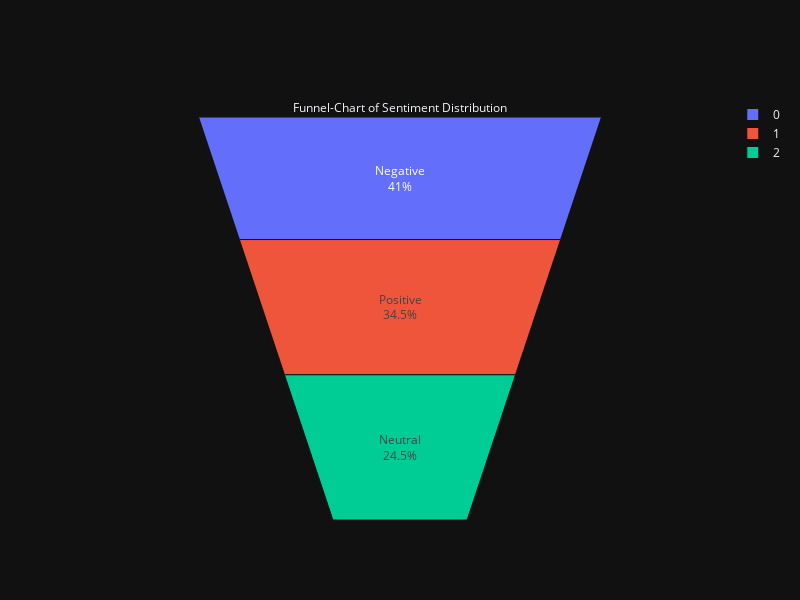

Notebook cell for this chart:
### Code cell
from plotly import graph_objs as go

fig = go.Figure(go.Funnelarea(
    text =temp.Text_sentiment_x,
    values = temp.Text_x,
    title = {"position": "top center", "text": "Funnel-Chart of Sentiment Distribution"}
 ))

fig.update_layout(width=800,   height=600 ,template="plotly_dark" )
fig.show()

### Figure 1 — Plotly figure (JSON) as saved in the notebook; plotly's stock layout.template omitted (floating-point values rounded to 4 significant figures)
{"data": [{"text": ["Negative", "Positive", "Neutral"], "title": {"position": "top center", "text": "Funnel-Chart of Sentiment Distribution"}, "type": "funnelarea", "values": [82, 69, 49]}], "layout": {"height": 600, "width": 800}}
